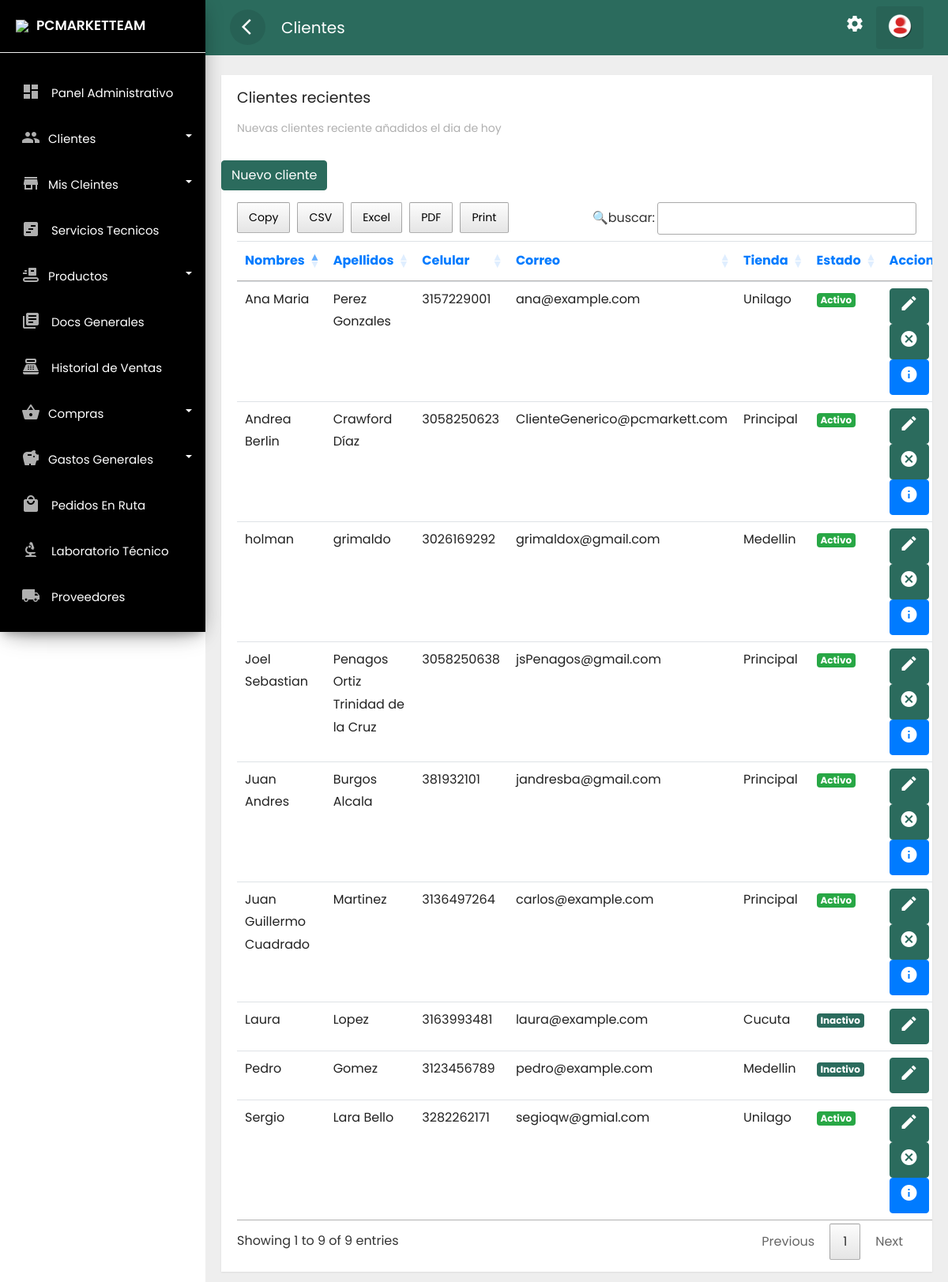
Before: /frontend/clientes/mostrar.php (signed in) with the older database file.
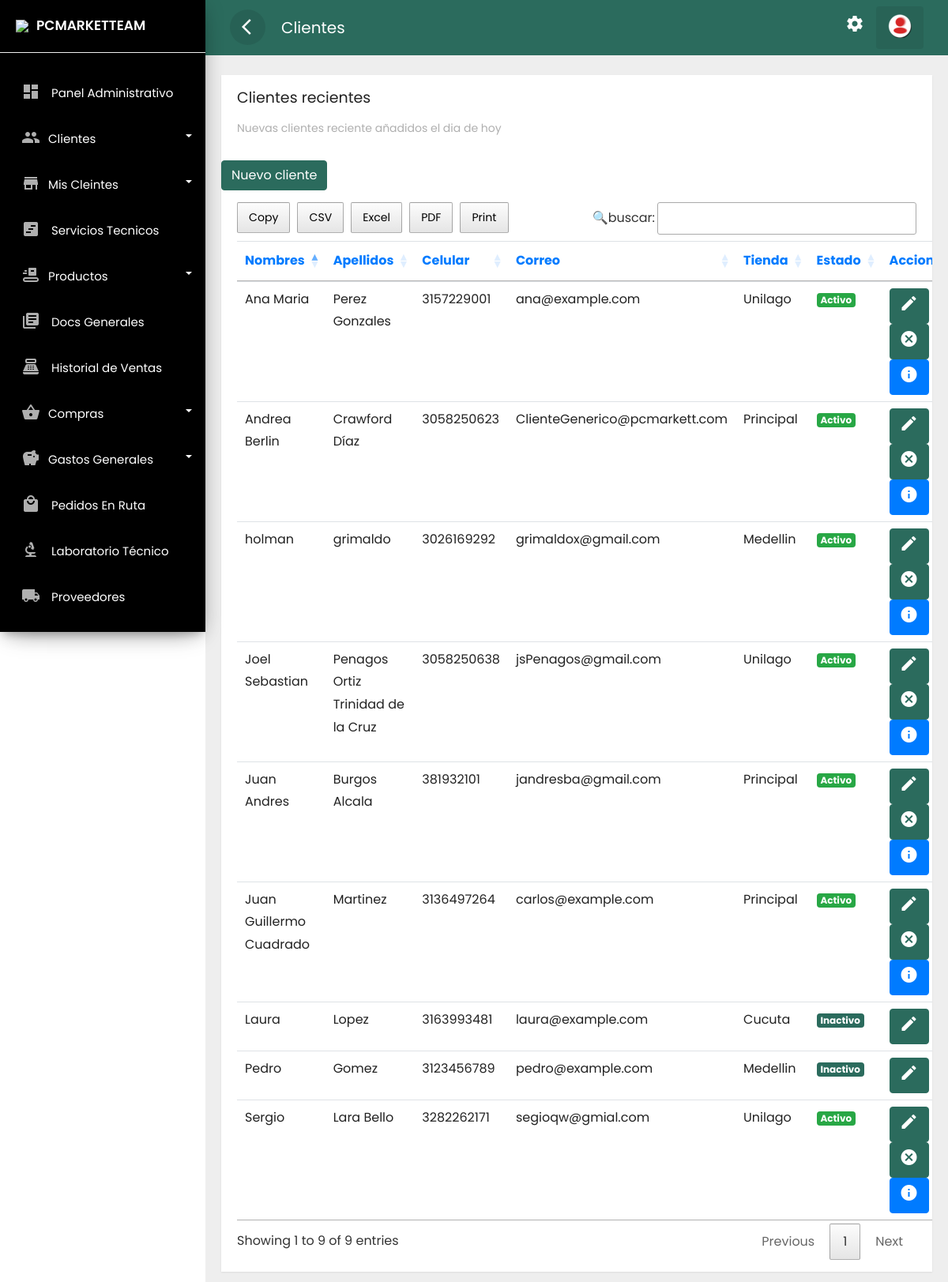
After: the same page with the newer database file.
### tables this page shows
CREATE TABLE `clientes` (
  `idclie` int(11) NOT NULL,
  `numid` char(8) NOT NULL,
  `nomcli` text NOT NULL,
  `apecli` text NOT NULL,
  `naci` date NOT NULL,
  `correo` text NOT NULL,
  `celu` char(10) NOT NULL,
  `estad` varchar(15) NOT NULL,
  `fere` timestamp NOT NULL DEFAULT current_timestamp(),
  `dircli` text DEFAULT NULL,
  `ciucli` text DEFAULT NULL,
  `idsede` text DEFAULT NULL
);

### frontend/clientes/mostrar.php (the view, shortened to what the changed rows need)
<?php if(isset($_SESSION['id'])) { ?>
<!doctype html>
<html lang="es">
<head>
    <link rel="stylesheet" href="../../backend/css/bootstrap.min.css">
    <link rel="stylesheet" href="../../backend/css/custom.css">
    <link rel="stylesheet" href="../../backend/css/loader.css">
    <link rel="stylesheet" type="text/css" href="../../backend/css/datatable.css">
    <link rel="stylesheet" type="text/css" href="../../backend/css/buttonsdataTables.css">
    <link rel="stylesheet" type="text/css" href="../../backend/css/font.css">
</head>
<body>
    <div class="wrapper">
        <div id="content">
            <div class="main-content">
                <div class="row ">
                    <div class="col-lg-12 col-md-12">
                        <div class="card" style="min-height: 485px">
                            <br>
                            <br>
                            <div class="card-content table-responsive">
                                <?php
                               require '../../backend/bd/ctconex.php';
                                $sentencia = $connect->prepare("SELECT * FROM clientes order BY nomcli DESC;");
                                $sentencia->execute();
                                $data =  array();
                                if($sentencia){
                                while($r = $sentencia->fetchObject()){
                                    $data[] = $r;
                                }
                                }
                                ?>
                                <?php if(count($data)>0):?>
                                <table class="table table-hover" id="example">
                                    <thead class="text-primary">
                                        <tr>
                                            <th>Nombres</th>
                                            <th>Apellidos</th>
                                            <th>Celular</th>
                                            <th>Correo</th>
                                            <th>Tienda</th>
                                            <th>Estado</th>
                                            <th>Acciones</th>
                                        </tr>
                                    </thead>
                                    <tbody>
                                        <?php foreach($data as $g):?>
                                        <tr>
                                            <td><?php echo  $g->nomcli; ?></td>
                                            <td><?php echo  $g->apecli; ?></td>
                                            <td><?php echo  $g->celu; ?></td>
                                            <td><?php echo  $g->correo; ?></td>
                                            <td><?php echo  $g->idsede; ?></td>
                                            <td><?php    if($g->estad =='Activo')  { ?>
                                                <span class="badge badge-success">Activo</span>
                                                <?php  }   else {?>
                                                <span class="badge badge-danger">Inactivo</span>
                                                <?php  } ?>
                                            </td>
                                            <td>
                                                <?php    if($g->estad =='Activo')  { ?>
                                                <a class="btn btn-warning text-white"
                                                    href="../clientes/actualizar.php?id=<?php echo  $g->idclie; ?>"><i
                                                        class='material-icons' data-toggle='tooltip'
                                                        title='editar'>edit</i></a>
                                                <a class="btn btn-danger text-white"
                                                    href="../clientes/eliminar.php?id=<?php echo  $g->idclie; ?>"><i
                                                        class='material-icons' data-toggle='tooltip'
                                                        title='cancelar'>cancel</i></a>
                                                <a class="btn btn-primary text-white"
                                                    href="../clientes/informacion.php?id=<?php echo  $g->idclie; ?>"><i
                                                        class='material-icons' data-toggle='tooltip'
                                                        title='crear'>info</i></a>
                                                <?php  } ?>
                                            </td>
                                        </tr>
                                        <?php endforeach; ?>
                                    </tbody>
                                </table>
                                <?php endif; ?>
                            </div>
                        </div>
                    </div>
                </div>
            </div>
        </div>
    </div>
</body>
</html>
<?php }else{
    header('Location: ../error404.php');
 } ?>

Changed rows visible on the page:
changed clientes "Joel Sebastian": idsede "Principal" → "Unilago"
